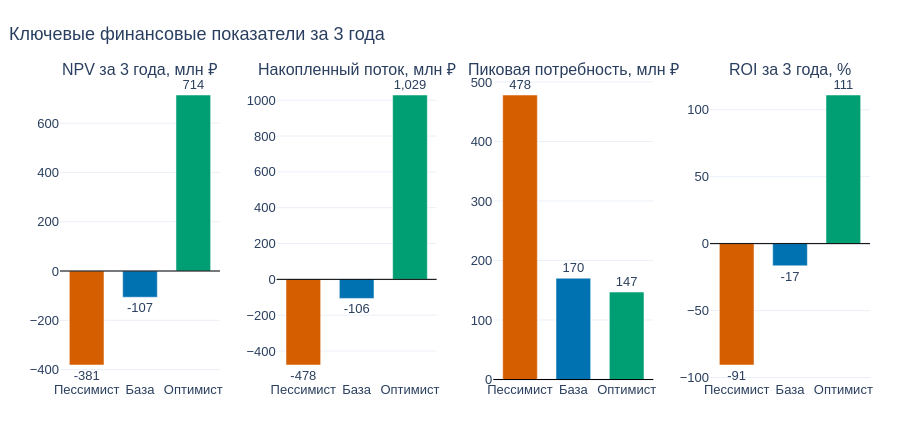

Notebook cell for this chart:
### Markdown cell above
### 2.2. Ключевые показатели: NPV, накопленный поток, пиковое финансирование, ROI

### Code cell
METR = [('npv', 'NPV за 3 года, млн ₽', 1), ('tnet', 'Накопленный поток, млн ₽', 1), ('peak', 'Пиковая потребность, млн ₽', 1), ('roi', 'ROI за 3 года, %', 100)]

fig = make_subplots(rows=1, cols=4, subplot_titles=[m[1] for m in METR], horizontal_spacing=0.07)
for j, (k, t, m) in enumerate(METR, 1):
    v = [summ.loc[s, k] * m for s in SC]
    fig.add_bar(x=SC, y=v, marker_color=[COLORS[s] for s in SC], text=[f'{x:,.0f}' for x in v], textposition='outside', showlegend=False,
                hovertemplate='%{x}: %{y:,.1f}<extra></extra>', row=1, col=j)
    fig.add_hline(y=0, line=dict(color='black', width=1), row=1, col=j)
fig.update_layout(bargap=0.35)
pshow(fig, 'kpi', 'Ключевые финансовые показатели за 3 года', h=440)

f, axs = plt.subplots(1, 4, figsize=(15, 4.4))
for ax, (k, t, m) in zip(axs, METR):
    v = [summ.loc[s, k] * m for s in SC]
    b = ax.bar(SC, v, color=[COLORS[s] for s in SC]); ax.axhline(0, color='black', lw=1); ax.set_title(t, fontsize=10)
    ax.bar_label(b, labels=[f'{x:,.0f}' for x in v], padding=3, fontsize=9); ax.tick_params(axis='x', rotation=20)
mshow(f, 'kpi')

### Figure 1 — Plotly figure (JSON) as saved in the notebook; plotly's stock layout.template omitted (floating-point values rounded to 4 significant figures)
{"data": [{"hovertemplate": "%{x}: %{y:,.1f}<extra></extra>", "marker": {"color": ["#D55E00", "#0072B2", "#009E73"]}, "showlegend": false, "text": ["-381", "-107", "714"], "textposition": "outside", "type": "bar", "x": ["Пессимист", "База", "Оптимист"], "xaxis": "x", "y": [-381.4, -106.5, 714.2], "yaxis": "y"}, {"hovertemplate": "%{x}: %{y:,.1f}<extra></extra>", "marker": {"color": ["#D55E00", "#0072B2", "#009E73"]}, "showlegend": false, "text": ["-478", "-106", "1,029"], "textposition": "outside", "type": "bar", "x": ["Пессимист", "База", "Оптимист"], "xaxis": "x2", "y": [-478.1, -106.4, 1029.0], "yaxis": "y2"}, {"hovertemplate": "%{x}: %{y:,.1f}<extra></extra>", "marker": {"color": ["#D55E00", "#0072B2", "#009E73"]}, "showlegend": false, "text": ["478", "170", "147"], "textposition": "outside", "type": "bar", "x": ["Пессимист", "База", "Оптимист"], "xaxis": "x3", "y": [478.1, 170.3, 146.9], "yaxis": "y3"}, {"hovertemplate": "%{x}: %{y:,.1f}<extra></extra>", "marker": {"color": ["#D55E00", "#0072B2", "#009E73"]}, "showlegend": false, "text": ["-91", "-17", "111"], "textposition": "outside", "type": "bar", "x": ["Пессимист", "База", "Оптимист"], "xaxis": "x4", "y": [-90.65, -16.56, 111.0], "yaxis": "y4"}], "layout": {"annotations": [{"font": {"size": 16}, "showarrow": false, "text": "NPV за 3 года, млн ₽", "x": 0.09875, "xanchor": "center", "xref": "paper", "y": 1, "yanchor": "bottom", "yref": "paper"}, {"font": {"size": 16}, "showarrow": false, "text": "Накопленный поток, млн ₽", "x": 0.3663, "xanchor": "center", "xref": "paper", "y": 1, "yanchor": "bottom", "yref": "paper"}, {"font": {"size": 16}, "showarrow": false, "text": "Пиковая потребность, млн ₽", "x": 0.6338, "xanchor": "center", "xref": "paper", "y": 1, "yanchor": "bottom", "yref": "paper"}, {"font": {"size": 16}, "showarrow": false, "text": "ROI за 3 года, %", "x": 0.9012, "xanchor": "center", "xref": "paper", "y": 1, "yanchor": "bottom", "yref": "paper"}], "bargap": 0.35, "font": {"family": "Arial", "size": 13}, "height": 440, "legend": {"orientation": "h", "y": -0.2}, "margin": {"b": 60, "l": 60, "r": 30, "t": 80}, "shapes": [{"line": {"color": "black", "width": 1}, "type": "line", "x0": 0, "x1": 1, "xref": "x domain", "y0": 0, "y1": 0, "yref": "y"}, {"line": {"color": "black", "width": 1}, "type": "line", "x0": 0, "x1": 1, "xref": "x2 domain", "y0": 0, "y1": 0, "yref": "y2"}, {"line": {"color": "black", "width": 1}, "type": "line", "x0": 0, "x1": 1, "xref": "x3 domain", "y0": 0, "y1": 0, "yref": "y3"}, {"line": {"color": "black", "width": 1}, "type": "line", "x0": 0, "x1": 1, "xref": "x4 domain", "y0": 0, "y1": 0, "yref": "y4"}], "title": {"text": "Ключевые финансовые показатели за 3 года", "x": 0.01}, "xaxis": {"anchor": "y", "domain": [0, 0.1975]}, "xaxis2": {"anchor": "y2", "domain": [0.2675, 0.465]}, "xaxis3": {"anchor": "y3", "domain": [0.535, 0.7325]}, "xaxis4": {"anchor": "y4", "domain": [0.8025, 1]}, "yaxis": {"anchor": "x", "domain": [0, 1]}, "yaxis2": {"anchor": "x2", "domain": [0, 1]}, "yaxis3": {"anchor": "x3", "domain": [0, 1]}, "yaxis4": {"anchor": "x4", "domain": [0, 1]}}}
